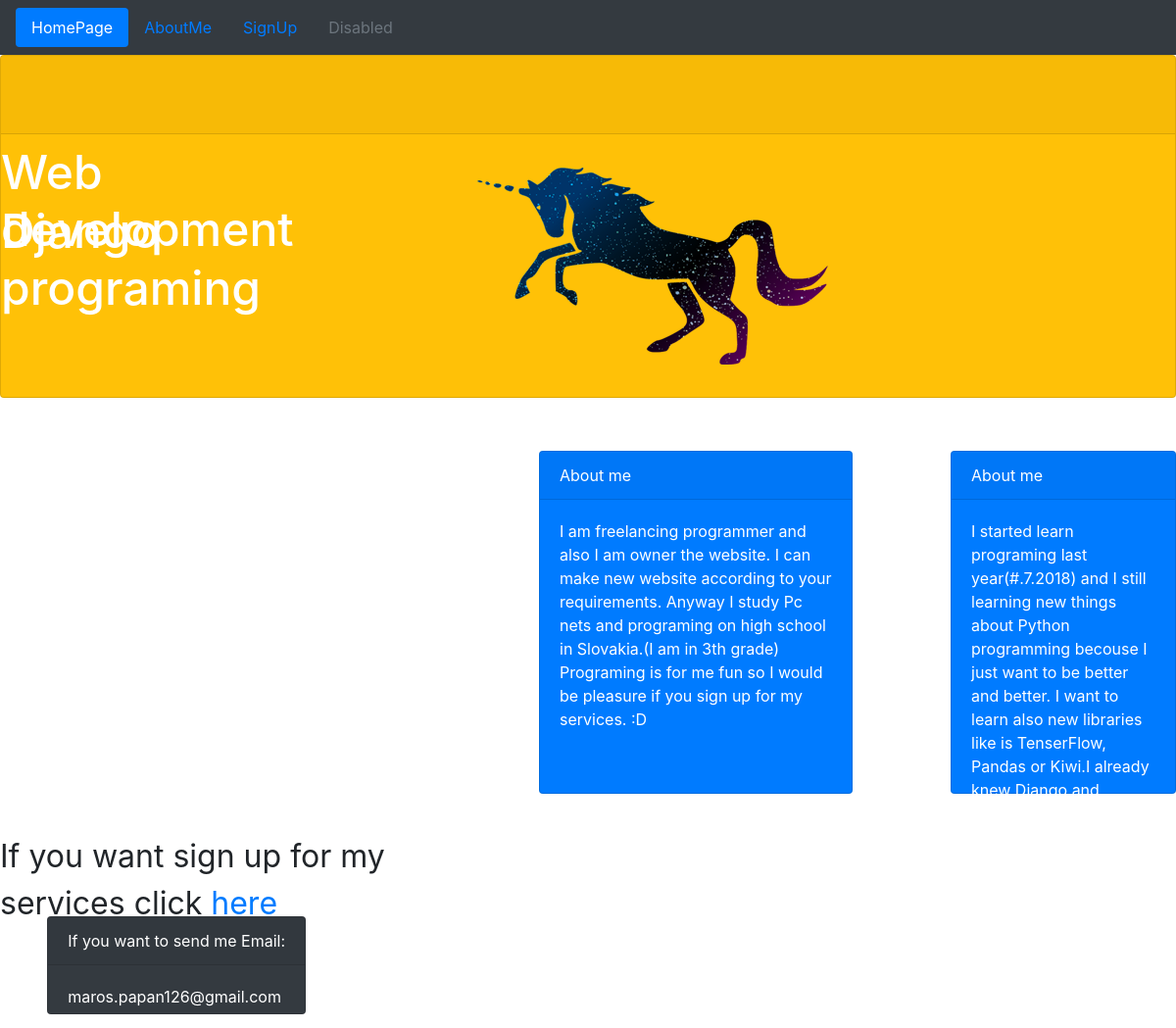
Screenshot of /aboutme/ with the database file from the repository.
### main/models.py (models this page shows)
class Text(models.Model):
    text2 = models.TextField()

### main/views.py (the view)
# urls.py: path('aboutme/', views.aboutme, name='aboutme'),
def aboutme(response):
    t = Text.objects.get(id=2)
    t1 = Text.objects.get(id=1)
    return render(response,"main/aboutme.html",{"text2":t.text2, "text1":t1.text2})

### main/templates/main/aboutme.html (shortened to what this page needs)
{% extends 'main/sidebar.html' %}
{% load static %}
{% block content %}
<div class="card text-white bg-warning mb-3" style="max-width: 150rem; height: 350px;">
  <div class="card-header" style="max-width: 150rem; height: 80px;"><h1 style="position: absolute; right: 1400px;">Something about me</h1></div>
  <div class="card-body">
    <h2 style="position: absolute; right: 820px; top: 90px; font-size: 300%;">Web development</h2>
    <h2 style="position: absolute; right: 800px; top: 150px; font-size: 300%;">Django programing</h2>
    <img src="{% static 'main/images/dj.png' %}" style="position:absolute; top: 40px; right: 290px">
  </div>
</div>
<div class="card text-white bg-primary mb-3" style="max-width: 20rem; height: 350px; position: absolute; top: 460px; left: 550px;">
  <div class="card-header">About me</div>
  <div class="card-body">
    <p class="card-text" style="font-size; 200:">{{text1}}</p>
  </div>
</div>
<div class="card text-white bg-primary mb-3" style="max-width: 20rem; height: 350px; position: absolute; top: 460px; left: 970px;">
  <div class="card-header">About me</div>
  <div class="card-body">
    <p class="card-text" style="font-size; 200:">{{text2}}</p>
  </div>
</div>
<p style="position: absolute; top: 850px; right: 700px; font-size: 200%;">
    If you want sign up for my services click <a href="/signed">here</a></p>
{% endblock %}

### main/templates/main/sidebar.html (shortened to what this page needs)
<!doctype html>
<html>
<head>
  <link rel="stylesheet" href="https://stackpath.bootstrapcdn.com/bootstrap/4.3.1/css/bootstrap.min.css">
</head>
<body>
    <nav class="navbar navbar-dark bg-dark">
        <ul class="nav nav-pills">
            <li class="nav-item">
                <a class="nav-link active" href="/">HomePage</a>
            </li>
            <li class="nav-item">
                <a class="nav-link" href="/aboutme">AboutMe</a>
            </li>
            <li class="nav-item">
                <a class="nav-link" href="/signed">SignUp</a>
            </li>
            <li class="nav-item">
                <a class="nav-link disabled" href="/list" tabindex="-1" aria-disabled="true">Disabled</a>
            </li>
        </ul>
    </nav>
    <div class="card text-white bg-dark mb-3" style="max-width: 18rem; position: absolute; height:100px; top: 935px; right: 888px;">
        <div class="card-header">If you want to send me Email:</div>
        <div class="card-body text-primary">
            <p class="card-text" style="color: white;">maros.papan126@gmail.com</p>
        </div>
    </div>
{% block content %}
{% endblock %}
</body>
</html>

### rows the page displays
Text: text2 "I am freelancing programmer and also I am owner the website. I can make new website according to your requirements. Anyway I study Pc nets and programing on high school in Slovakia.(I am in 3th grade) Programing is for me fun so I would be pleasure if you sign up for my services. :D"
Text: text2 "I started learn programing last year(#.7.2018) and I still learning new things about Python programming becouse I just want to be better and better. I want to learn also new libraries like is TenserFlow, Pandas or Kiwi.I already knew Django and Pygame but I want go farther and deeper into Python programing."
